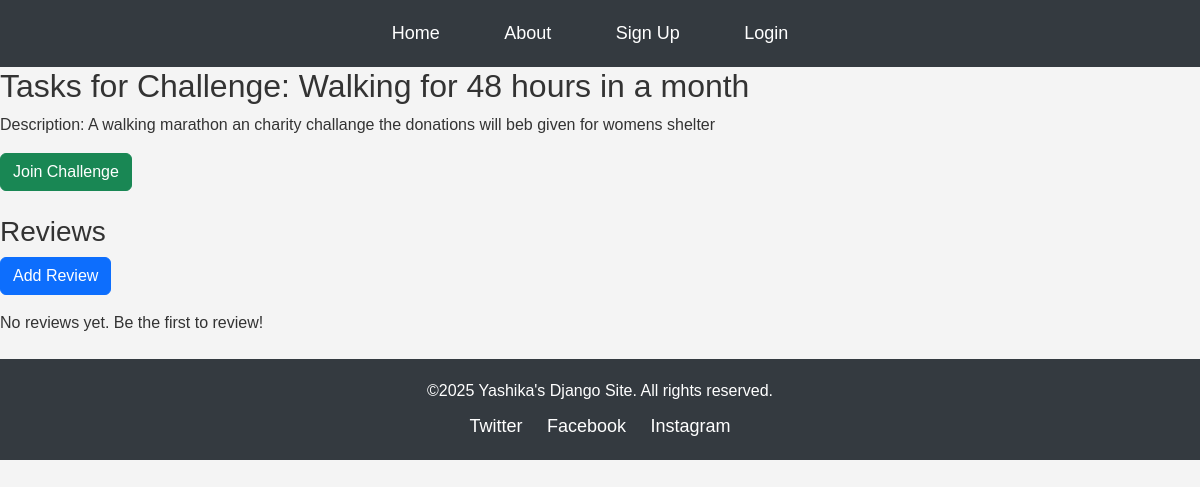
/challengeTaskList/1/, run on an earlier commit of the app's database.
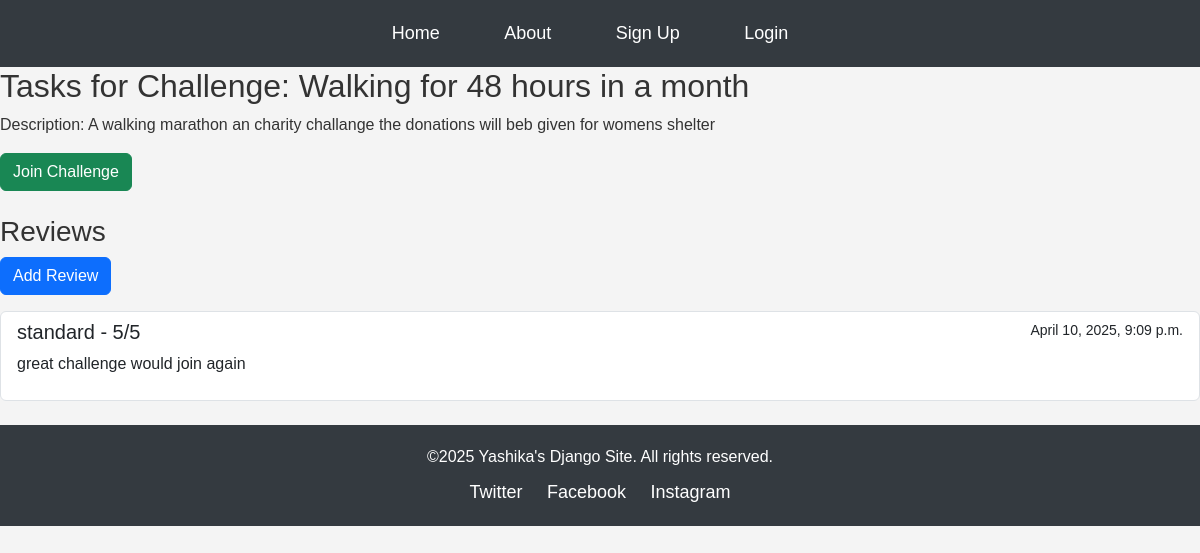
And on a later commit of the database.
### leisureProjects/models.py (models this page shows, shortened)
class Challenge(models.Model):
    WALLPAPER_CHOICES = [
        ('wallpaper1.jpg', 'Wallpaper 1'),
        ('wallpaper2.jpg', 'Wallpaper 2'),
        ('wallpaper3.jpg', 'Wallpaper 3'),
        ('wallpaper4.jpg', 'Wallpaper 4'),
        ('wallpaper5.jpg', 'Wallpaper 5'),
        ('wallpaper6.jpg', 'Wallpaper 6'),
        ('wallpaper7.jpg', 'Wallpaper 6'),
        ('wallpaper8.jpg', 'Wallpaper 6'),
    ]
    title = models.CharField(max_length=200)
    description = models.TextField()
    age_category = models.TextField()
    start_date = models.DateField()
    end_date = models.DateField()
    wallpaper = models.CharField(
        max_length=50,
        choices=WALLPAPER_CHOICES,
        default='wallpaper1.jpg'
    )

class ChallengeReview(models.Model):
    challenge = models.ForeignKey(Challenge, on_delete=models.CASCADE, related_name='reviews')
    user = models.ForeignKey(User, on_delete=models.CASCADE)
    rating = models.IntegerField(choices=[(i, str(i)) for i in range(1, 6)])
    comment = models.TextField()
    created_at = models.DateTimeField(auto_now_add=True)

### leisureProjects/views.py (the view)
# urls.py: path('challengeTaskList/<int:challenge_id>/', views.challenge_taskList, name="challengeTaskList"),
def challenge_taskList(request, challenge_id):
    challenge = Challenge.objects.get(id=challenge_id)
    reviews = challenge.reviews.all().order_by('-created_at')
    participants = challenge.participants.all()
    return render(request, 'leisureProjects/challengeTaskList.html', {
        'challenge': challenge,
        'reviews': reviews,
        'participants': participants,
        'now': timezone.now(),
        'is_participant': request.user.is_authenticated and
                         challenge.participants.filter(user=request.user).exists()
    })

### leisureProjects/templates/leisureProjects/challengeTaskList.html (shortened to what this page needs)
{% load static %}
{% include 'includes/header.html' %}
<link href="https://cdn.jsdelivr.net/npm/bootstrap@5.3.0/dist/css/bootstrap.min.css" rel="stylesheet">
<h2>Tasks for Challenge: {{ challenge.title }}</h2>
<p>Description: {{ challenge.description }}</p>
<div class="challenge-meta mb-4">
    {% if user.profile.role == 'organizer' %}
        <div class="participants-section mt-3">
            <h4>Participants ({{ participants.count }})</h4>
            <div class="list-group">
                {% for participant in participants %}
                <div class="list-group-item">
                    {{ participant.user.username }}
                </div>
                {% empty %}
                <div class="list-group-item">No participants yet</div>
                {% endfor %}
            </div>
        </div>
    {% else %}
        {% if not is_organizer %}
            {% if is_participant %}
                <a href="#" class="btn btn-secondary">Already Joined</a>
            {% else %}
                <a href="{% url 'joinChallenge' challenge.id %}" class="btn btn-success">Join Challenge</a>
            {% endif %}
        {% endif %}
        <div class="mt-4">
            <h3>Reviews</h3>
            <a href="{% url 'createReview' challenge.id %}" class="btn btn-primary mb-3">Add Review</a>
            {% if reviews %}
                <div class="list-group">
                    {% for review in reviews %}
                        <div class="list-group-item">
                            <div class="d-flex justify-content-between">
                                <h5>{{ review.user.username }} - {{ review.rating }}/5</h5>
                                <small>{{ review.created_at }}</small>
                            </div>
                            <p>{{ review.comment }}</p>
                        </div>
                    {% endfor %}
                </div>
            {% else %}
                <p>No reviews yet. Be the first to review!</p>
            {% endif %}
        </div>
    {% endif %}
</div>
{% include 'includes/footer.html' %}

### leisureProjects/templates/includes/header.html (shortened to what this page needs)
<!DOCTYPE html>
<html lang="en">
<head>
    {% load static %}
    <link rel="stylesheet" href="{% static 'css/header.css' %}">
</head>
<body>
    <header>
        <nav>
            <ul>
                <li><a href="/">Home</a></li>
                <li><a href="/aboutUs">About</a></li>
                {% if user.is_authenticated %}
                    {% if user.profile.role == 'organizer' %}
                        <li><a href="{% url 'createChallenge' %}">Create Challenge</a></li>
                        <li><a href="{% url 'challengeList' %}">Challenges</a></li>
                    {% else %}
                        <li><a href="/projectList">Leisure</a></li>
                        <li><a href="{% url 'challengeList' %}">Challenges</a></li>
                    {% endif %}
                    <li><a href="{% url 'logout' %}">Logout</a></li>
                {% else %}
                    <li><a href="/register">Sign Up</a></li>
                    <li><a href="/login">Login</a></li>
                {% endif %}
            </ul>
        </nav>
    </header>
</body>
</html>

### leisureProjects/templates/includes/footer.html (shortened to what this page needs)
<head>
    {% load static %}
    <link rel="stylesheet" href="{% static 'css/header.css' %}">
</head>
<body>
    <footer>
        <div class="container">
            <p>&copy;2025 Yashika's Django Site. All rights reserved.</p>
            <div class="social-links">
                <a href="https://twitter.com" target="_blank">Twitter</a>
                <a href="https://facebook.com" target="_blank">Facebook</a>
                <a href="https://instagram.com" target="_blank">Instagram</a>
            </div>
        </div>
    </footer>

### leisureProjects/static/css/header.css (style rules this page uses)
header { background-color: #343a40; padding: 20px 0; }
header nav ul { list-style: none; margin: 0; padding: 0; text-align: center; }
header nav ul li { display: inline-block; margin-right: 20px; }
header nav ul li a { color: #fff; text-decoration: none; font-size: 18px; padding: 10px 20px; border-radius: 5px; }
footer { background-color: #343a40; color: #fff; padding: 20px 0; text-align: center; position: relative; bottom: 0; width: 100%; }
footer p { margin: 0; font-size: 16px; }
footer .social-links { margin-top: 10px; }
footer .social-links a { color: #fff; text-decoration: none; margin: 0 10px; font-size: 18px; }
body { font-family: Arial, sans-serif; background-color: #f4f4f4; color: #333; }
h2, h3 { color: #333; }

What changed in the data, as far as the page shows it:
added ChallengeReview: user.username "standard", rating "5", created_at "April 10, 2025, 9:09 p.m.", comment "great challenge would join again"
Also different on the page:
text no longer shown: "No reviews yet. Be the first to review!"
